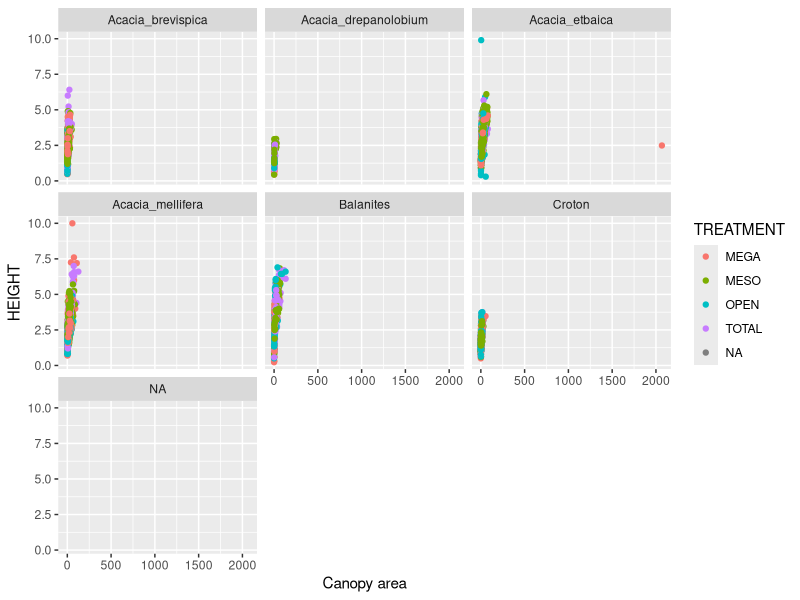
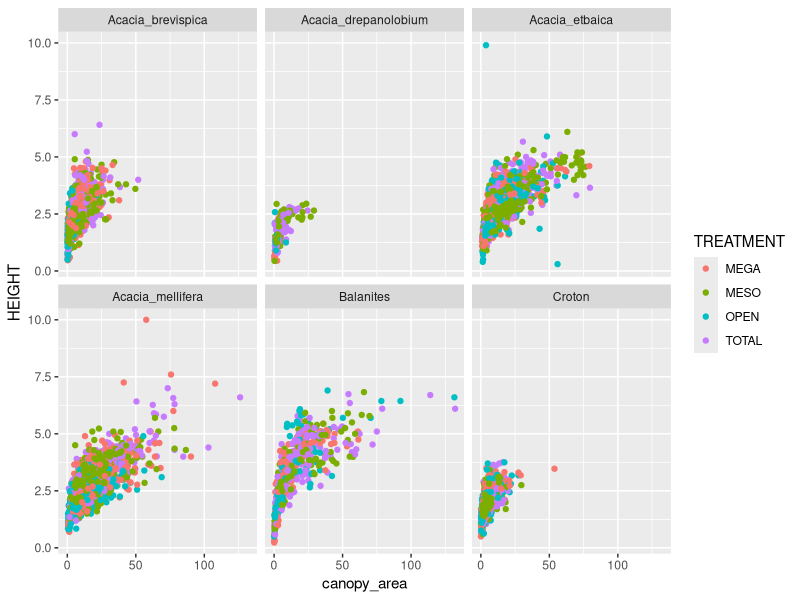
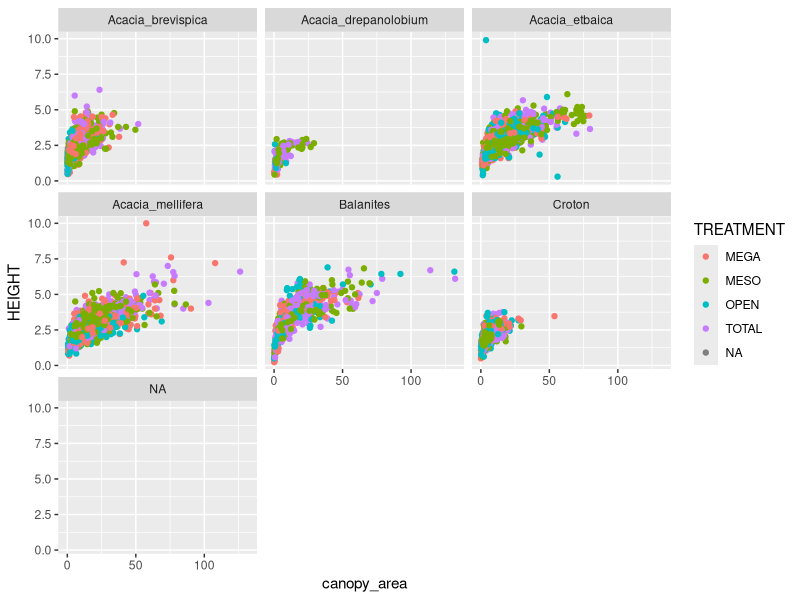

R code for these plots, in order:
## ---- chunk 1
knitr::opts_chunk$set(echo = TRUE)
library(readr)
library(ggplot2)
# getwd()
## ---- chunk 2
trees <- read_tsv(file = "../data-raw/TREE_SURVEYS.txt")
?read_tsv
head(trees)
## ---- chunk 3
str(trees)
trees$HEIGHT
trees$HEIGHT <- as.numeric(trees$HEIGHT)
head(trees)
## ---- chunk 4
trees <- read_tsv("../data-raw/TREE_SURVEYS.txt",
               col_types = list(HEIGHT = col_double(),
                                AXIS_2 = col_double()))
## ---- chunk 5
canopy_area <- trees$AXIS_1 * trees$AXIS_2
head(trees)
trees$canopy_area <- canopy_area
trees$area <- canopy_area
## ---- chunk 6
numbers <- -10:10
letters[-4]
numbers[c(1:3,5:10)]
numbers[-4]
trees[1:3,-(5:10)]
trees
## ---- chunk 7
subset(trees, select=c(SURVEY, YEAR, SITE, canopy_area))
data.frame(SURVEY = trees$SURVEY, 
           YEAR = trees$YEAR, 
           SITE = trees$SITE, 
           canopy_area = trees$canopy_area)
trees2 <- trees[,c("SURVEY", "YEAR", "SITE", "canopy_area")]
## ---- chunk 8
ggplot(data = trees, mapping = aes(x = canopy_area, y = HEIGHT, color = TREATMENT)) +
  geom_point() +
  labs(x = "Canopy area") +
  facet_wrap(~SPECIES) 
## ---- chunk 9
# we can do this with the subset function
trees3 <- subset(trees, canopy_area <= 400)

# OR finding the actual value that is the outlier
which(trees$canopy_area > 2000)
trees[3839,]
trees4 <- trees[-3839,]
## ---- chunk 10
ggplot(data = trees3, mapping = aes(x = canopy_area, y = HEIGHT, color = TREATMENT)) +
  geom_point() +
  facet_wrap(~SPECIES)
## ---- chunk 11
ggplot(data = trees4, mapping = aes(x = canopy_area, y = HEIGHT, color = TREATMENT)) +
  geom_point() +
  facet_wrap(~SPECIES)
